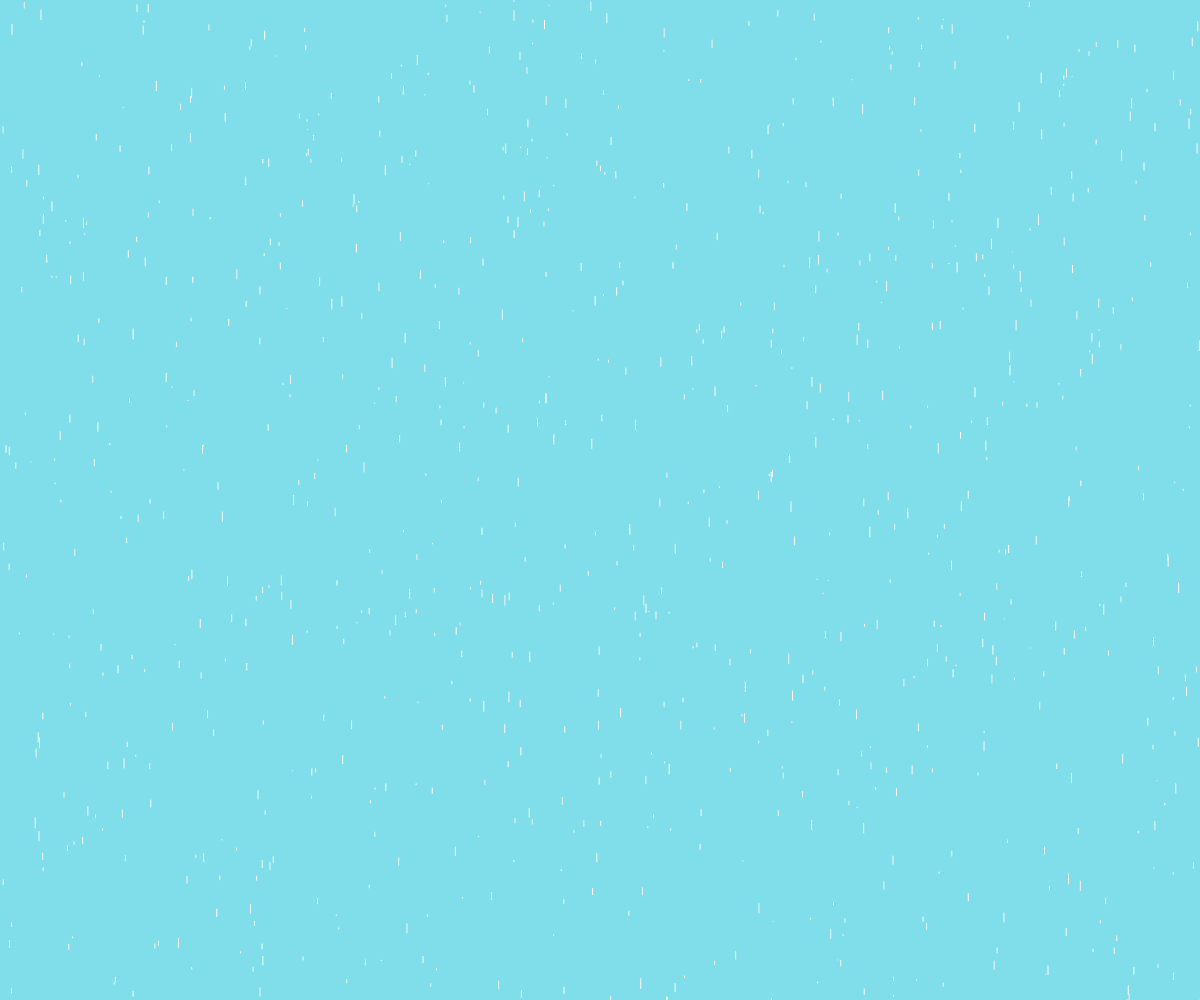
Frame 1 (no input)
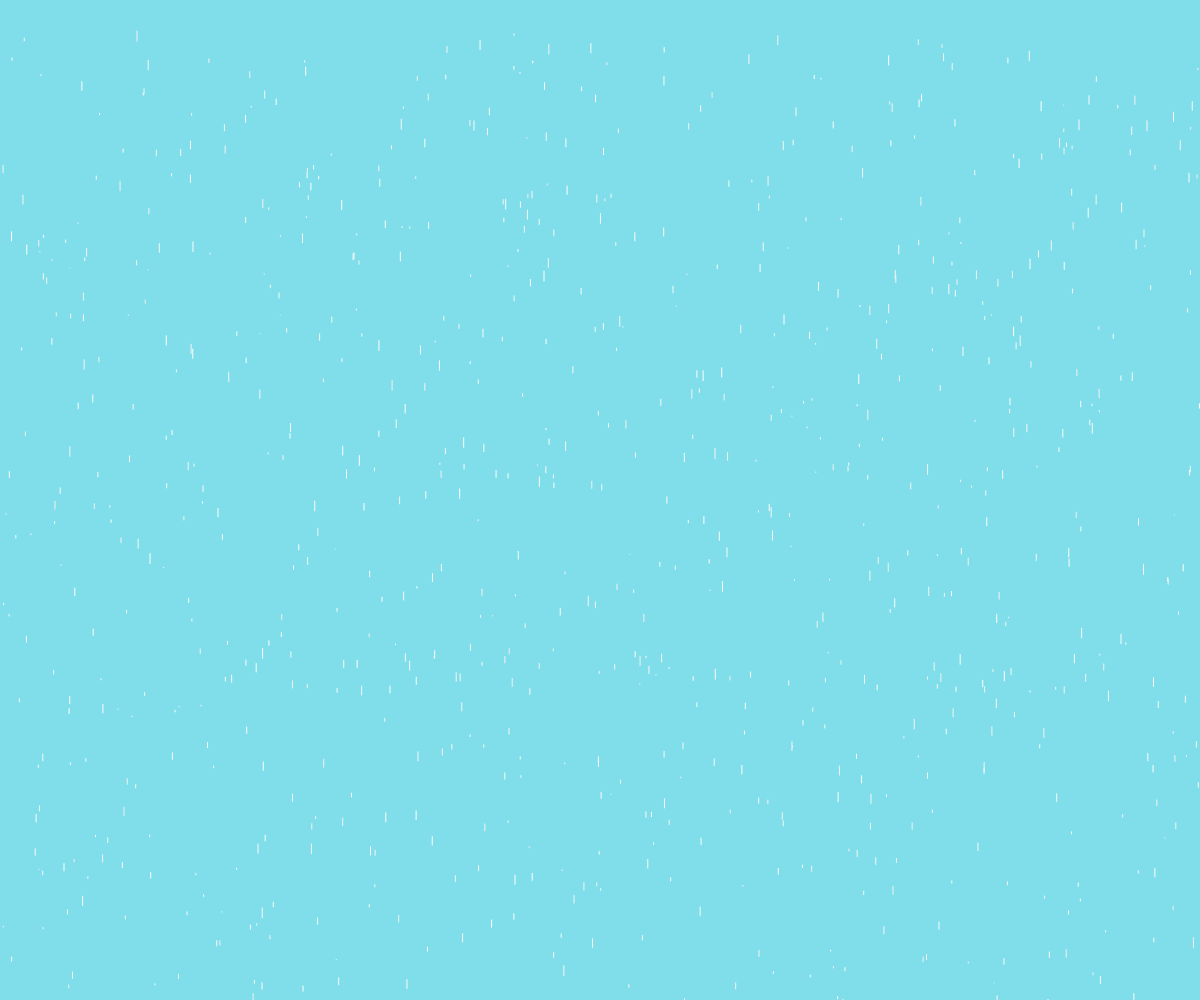
Frame 60 (no input)
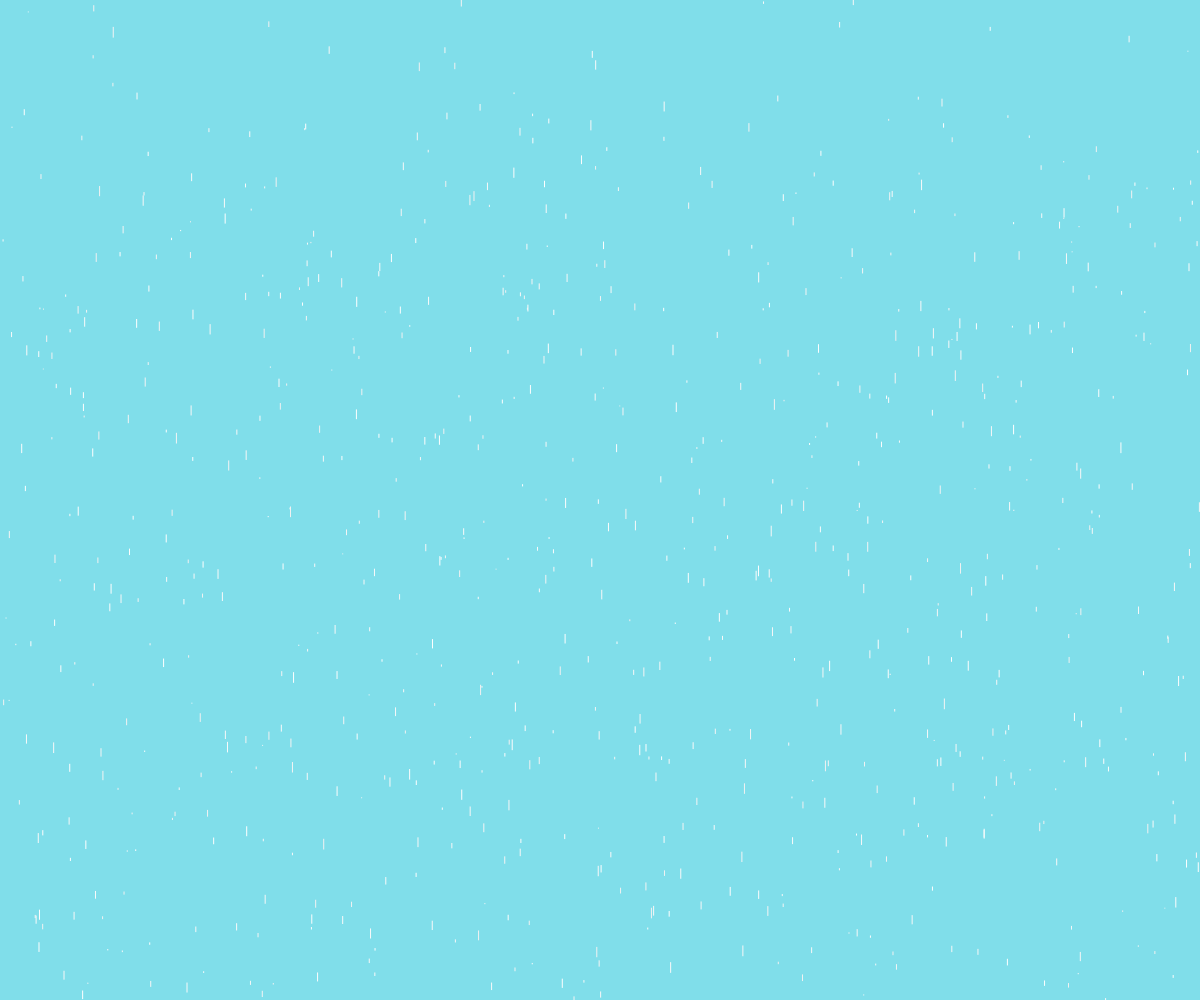
Frame 120 (the mouse pressed at the canvas centre since frame 60)

The p5.js sketch that drew these frames (run headless with seeded random() and noise() and a simulated clock; from frame 60 on, the mouse is pressed at the canvas centre):

// p5.js sketch
// ── sketch.js
var rains = [];
var acceleration = 0.0098;

function setup() {
	var rainNumber = floor(random(600,1000));
	createCanvas(window.innerWidth, window.innerHeight);
	for (var i = 0; i < rainNumber; i++) {	
		rains.push(new Rain());
	}
	
}
function draw() {
	clear();
	background(128, 222, 234);
	rains.forEach((r) => {
		r.drawAndDrop();
	});

}
var Rain = function() {
	
	this.yVelocity = random();

	this.initX = () => {
		this.x = random() * width;
	}
	this.initY = () => {
		this.y = -random() * height / 3; 
	};
	this.initX();
	this.y = random() * height;

	this.drawAndDrop = () => {
		this.fall();
		this.show();
	}
	this.fall = () => {
		if(this.y < height) {
			this.y += this.yVelocity;
      		this.yVelocity += acceleration;
		} else {
	      this.yVelocity = random();
	      this.initY();
	      this.initX();
	    }
	
	}
	
	this.show = () => {
		
		stroke(this.randomColor());
		line(this.x,this.y,this.x,this.y +(random() * 10));
		
	}
	this.randomColor = () => {
		this.colors = [
		(236, 240, 241),
		(240, 243, 244),
		(244, 246, 247),
		(247, 249, 249),
		(251, 252, 252),
		(253, 254, 254)
		];
		return this.colors[floor(random(0,this.colors.length))];
	}

}
// ── rain.html
<!DOCTYPE html>
<html>
<head>
	<title>Rain in P5JS</title>
	<script src="https://cdnjs.cloudflare.com/ajax/libs/p5.js/0.7.2/p5.js"></script>
	<style type="text/css">
		*{
			margin:0;
			padding: 0;
		}
	</style>
</head>
<body>
<script src="sketch.js"></script>
</body>
</html>
